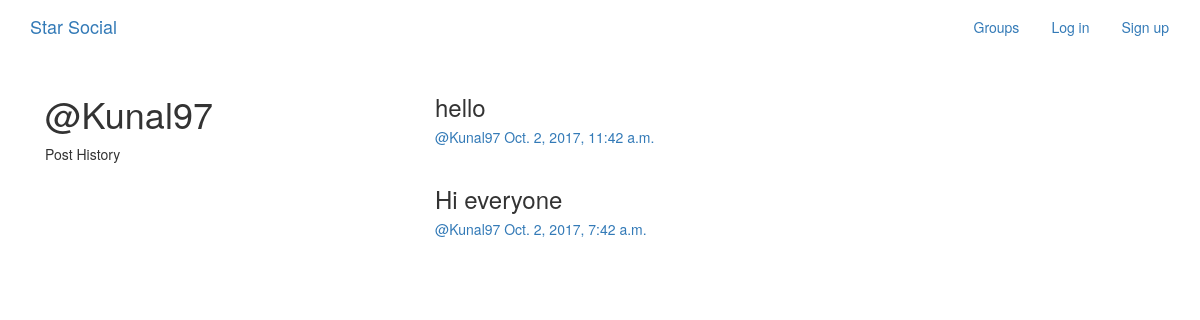
Page /posts/by/Kunal97/ on the committed database.
### posts/models.py (models this page shows, shortened)
class Post(models.Model):
    user = models.ForeignKey(User, related_name="posts")
    created_at = models.DateTimeField(auto_now=True)
    message = models.TextField()
    message_html = models.TextField(editable=False)
    group = models.ForeignKey(Group, related_name="posts",null=True, blank=True)
    class Meta:
        ordering = ["-created_at"]
        unique_together = ["user", "message"]

### posts/views.py (the view)
# urls.py: url(r"by/(?P<username>[-\w]+)/$",views.UserPosts.as_view(),name="for_user"),
class UserPosts(generic.ListView):
    model = models.Post
    template_name = "posts/user_post_list.html"
    def get_queryset(self):
        try:
            self.post_user = User.objects.prefetch_related("posts").get(
                username__iexact=self.kwargs.get("username")
            )
        except User.DoesNotExist:
            raise Http404
        else:
            return self.post_user.posts.all()
    def get_context_data(self, **kwargs):
        context = super().get_context_data(**kwargs)
        context["post_user"] = self.post_user
        return context

### posts/templates/posts/user_post_list.html
{% extends "posts/post_base.html" %}
{% block prepost %}
<div class="col-md-4">
	<h1>@{{ post_user.username }}</h1>
	<p>Post History</p>
</div>
{% endblock %}
{% block post_content %}
<div class="col-md-8">
	{% for post in post_list %}
		{% include "posts/_post.html" %}
	{% endfor %}
</div>
{% endblock %}

### posts/templates/posts/_post.html (shortened to what this page needs)
<div class="post media">
	<h3>{{ post.message_html|safe }}</h3>
	<div class="media-body">
		<h5 class="media-heading">
			<span class="username"><a href="{% url 'posts:for_user' username=post.user.username %}">@{{post.user.username}}</a></span>
			<time class="time"><a href="{% url 'posts:single' username=post.user.username pk=post.pk %}">{{post.created_at}}</a></time>
		</h5>
	</div>
</div>

### rows in the picture
Post: message_html "hello", user.username "Kunal97", created_at "Oct. 2, 2017, 11:42 a.m."
Post: message_html "Hi everyone", user.username "Kunal97", created_at "Oct. 2, 2017, 7:42 a.m."

### other values in the picture
{{ post_user.username }} "Kunal97"
